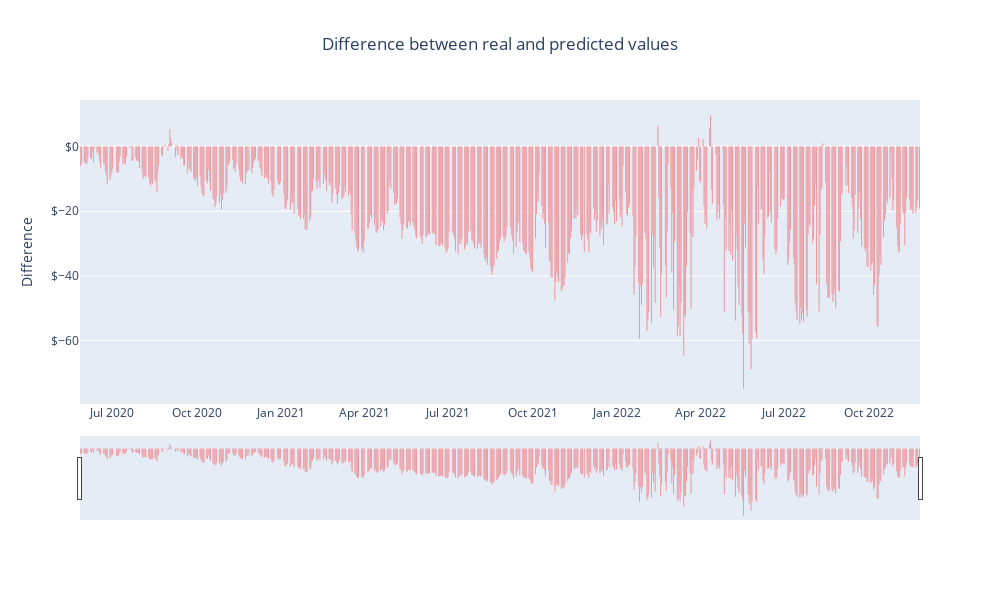

Notebook code cell kept with this figure:
### Code cell
plot_difference(X_plot, y_true, y_pred)

### Figure 1 — Plotly figure (JSON) as saved in the notebook; plotly's stock layout.template omitted (floating-point values rounded to 4 significant figures; data arrays with more than 128 entries replaced by an {"elided": "..."} marker saying what was removed)
{"data": [{"marker": {"color": "red"}, "type": "bar", "x": {"elided": "631 str values"}, "y": {"elided": "631 float values"}}], "layout": {"height": 600, "title": {"text": "Difference between real and predicted values", "x": 0.5}, "width": 1000, "xaxis": {"rangeslider": {"thickness": 0.2, "visible": true}}, "yaxis": {"tickprefix": "$", "title": {"text": "Difference"}}}}
